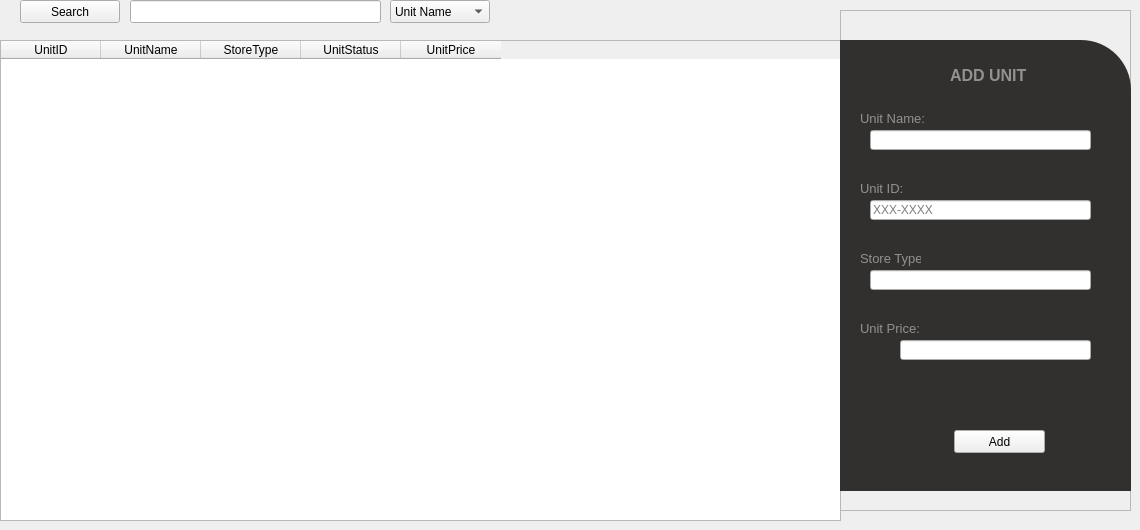
      <widget class="QWidget" name="UnitsPage">
       <widget class="QTableWidget" name="UnitsTable">
        <property name="geometry">
         <rect>
          <x>0</x>
          <y>40</y>
          <width>841</width>
          <height>481</height>
         </rect>
        </property>
        <column>
         <property name="text">
          <string>UnitID</string>
         </property>
        </column>
        <column>
         <property name="text">
          <string>UnitName</string>
         </property>
        </column>
        <column>
         <property name="text">
          <string>StoreType</string>
         </property>
        </column>
        <column>
         <property name="text">
          <string>UnitStatus</string>
         </property>
        </column>
        <column>
         <property name="text">
          <string>UnitPrice</string>
         </property>
        </column>
       </widget>
       <widget class="QFrame" name="AddUnitFrame">
        <property name="geometry">
         <rect>
          <x>840</x>
          <y>10</y>
          <width>291</width>
          <height>501</height>
         </rect>
        </property>
        <property name="frameShape">
         <enum>QFrame::StyledPanel</enum>
        </property>
        <property name="frameShadow">
         <enum>QFrame::Raised</enum>
        </property>
        <widget class="QLabel" name="label_14">
         <property name="geometry">
          <rect>
           <x>20</x>
           <y>100</y>
           <width>71</width>
           <height>16</height>
          </rect>
         </property>
         <property name="font">
          <font>
           <pointsize>10</pointsize>
          </font>
         </property>
         <property name="styleSheet">
          <string notr="true">color: #94908D;</string>
         </property>
         <property name="text">
          <string>Unit Name:</string>
         </property>
        </widget>
        <widget class="QLineEdit" name="UnitName">
         <property name="geometry">
          <rect>
           <x>30</x>
           <y>120</y>
           <width>221</width>
           <height>20</height>
          </rect>
         </property>
        </widget>
        <widget class="QLineEdit" name="UnitID">
         <property name="geometry">
          <rect>
           <x>30</x>
           <y>190</y>
           <width>221</width>
           <height>20</height>
          </rect>
         </property>
         <property name="toolTip">
          <string/>
         </property>
         <property name="placeholderText">
          <string>XXX-XXXX</string>
         </property>
        </widget>
        <widget class="QLabel" name="label_15">
         <property name="geometry">
          <rect>
           <x>20</x>
           <y>170</y>
           <width>51</width>
           <height>16</height>
          </rect>
         </property>
         <property name="font">
          <font>
           <pointsize>10</pointsize>
          </font>
         </property>
         <property name="styleSheet">
          <string notr="true">color: #94908D;</string>
         </property>
         <property name="text">
          <string>Unit ID:</string>
         </property>
        </widget>
        <widget class="QLabel" name="label_16">
         <property name="geometry">
          <rect>
           <x>20</x>
           <y>240</y>
           <width>61</width>
           <height>16</height>
          </rect>
         </property>
         <property name="font">
          <font>
           <pointsize>10</pointsize>
          </font>
         </property>
         <property name="styleSheet">
          <string notr="true">color: #94908D;</string>
         </property>
         <property name="text">
          <string>Store Type:</string>
         </property>
        </widget>
        <widget class="QLineEdit" name="StoreType">
         <property name="geometry">
          <rect>
           <x>30</x>
           <y>260</y>
           <width>221</width>
           <height>20</height>
          </rect>
         </property>
        </widget>
        <widget class="QLabel" name="label_17">
         <property name="geometry">
          <rect>
           <x>20</x>
           <y>310</y>
           <width>61</width>
           <height>16</height>
          </rect>
         </property>
         <property name="font">
          <font>
           <pointsize>10</pointsize>
          </font>
         </property>
         <property name="styleSheet">
          <string notr="true">color: #94908D;</string>
         </property>
         <property name="text">
          <string>Unit Price:</string>
         </property>
        </widget>
        <widget class="QLineEdit" name="UnitPrice">
         <property name="geometry">
          <rect>
           <x>60</x>
           <y>330</y>
           <width>191</width>
           <height>20</height>
          </rect>
         </property>
         <property name="placeholderText">
          <string/>
         </property>
        </widget>
        <widget class="QPushButton" name="AddUnit">
         <property name="geometry">
          <rect>
           <x>114</x>
           <y>420</y>
           <width>91</width>
           <height>23</height>
          </rect>
         </property>
         <property name="text">
          <string>Add</string>
         </property>
        </widget>
        <widget class="QWidget" name="widget_4" native="true">
         <property name="geometry">
          <rect>
           <x>0</x>
           <y>30</y>
           <width>291</width>
           <height>451</height>
          </rect>
         </property>
         <property name="styleSheet">
          <string notr="true">background-color: #31302E;
border-top-right-radius: 50px;
</string>
         </property>
         <widget class="QLabel" name="label_37">
          <property name="geometry">
           <rect>
            <x>110</x>
            <y>20</y>
            <width>101</width>
            <height>31</height>
           </rect>
          </property>
          <property name="font">
           <font>
            <pointsize>12</pointsize>
            <bold>true</bold>
           </font>
          </property>
          <property name="styleSheet">
           <string notr="true">color: #94908D;</string>
          </property>
          <property name="text">
           <string>ADD UNIT</string>
          </property>
         </widget>
         <widget class="QPushButton" name="pushButton_2">
          <property name="geometry">
           <rect>
            <x>30</x>
            <y>300</y>
            <width>21</width>
            <height>24</height>
           </rect>
          </property>
          <property name="styleSheet">
           <string notr="true"/>
          </property>
          <property name="text">
           <string/>
          </property>
          <property name="icon">
           <iconset resource="../CCC151FINALPROJECTLEGIT/resources.qrc">
            <normaloff>:/icons/icons/philippines-peso-currency-symbol.png</normaloff>:/icons/icons/philippines-peso-currency-symbol.png</iconset>
          </property>
         </widget>
        </widget>
        <zorder>widget_4</zorder>
        <zorder>label_14</zorder>
        <zorder>UnitName</zorder>
        <zorder>UnitID</zorder>
        <zorder>label_15</zorder>
        <zorder>label_16</zorder>
        <zorder>StoreType</zorder>
        <zorder>label_17</zorder>
        <zorder>UnitPrice</zorder>
        <zorder>AddUnit</zorder>
       </widget>
       <widget class="QPushButton" name="SearchUnit">
        <property name="geometry">
         <rect>
          <x>20</x>
          <y>0</y>
          <width>100</width>
          <height>23</height>
         </rect>
        </property>
        <property name="text">
         <string>Search</string>
        </property>
       </widget>
       <widget class="QLineEdit" name="SearchBarUnit">
        <property name="geometry">
         <rect>
          <x>130</x>
          <y>0</y>
          <width>251</width>
          <height>23</height>
         </rect>
        </property>
       </widget>
       <widget class="QComboBox" name="SearchUnitComboBox">
        <property name="geometry">
         <rect>
          <x>390</x>
          <y>0</y>
          <width>100</width>
          <height>23</height>
         </rect>
        </property>
        <item>
         <property name="text">
          <string>Unit Name</string>
         </property>
        </item>
        <item>
         <property name="text">
          <string>Unit ID</string>
         </property>
        </item>
       </widget>
      </widget>
